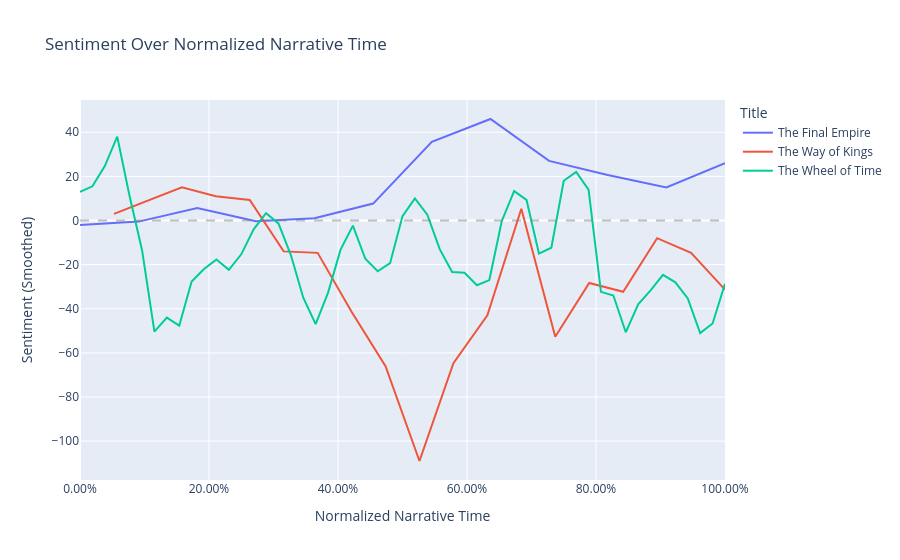

Notebook source saved alongside this figure:
### Markdown cell above
# Plotting sentiment over narrative time

### Code cell
plot_df = DOC_SENT.reset_index()
plot_df['max_chapter'] = plot_df.groupby('title')['chapter_id'].transform(max)
plot_df['book_progress'] = plot_df['chapter_id'] / plot_df['max_chapter'].replace(0, 1)

books_to_plot = ['The Wheel of Time', 'The Way of Kings', 'The Final Empire']

plot_df['smoothed_sentiment'] = plot_df.groupby('title')['sentiment'].transform(lambda x: x.rolling(window=3, min_periods=1).mean())

subset_df  = plot_df[plot_df['title'].isin(books_to_plot)].copy()

fig = px.line(
    subset_df,
    x='book_progress',
    y='smoothed_sentiment',
    color='title',
    title='Sentiment Over Normalized Narrative Time',
    labels={
        'book_progress': 'Normalized Narrative Time',
        'smoothed_sentiment': 'Sentiment (Smoothed)',
        'title': 'Title'
    }
)
fig.add_hline(y=0, line_dash='dash', line_color='gray', opacity=0.5)
fig.update_layout(
    xaxis_title='Normalized Narrative Time',
    yaxis_title='Sentiment (Smoothed)',
    legend_title='Title',
    xaxis_tickformat='.2%'
)
fig.show()
fig.write_image(directory_path + '/Output/SentimentOverTime.png')

### Figure 1 — Plotly figure (JSON) as saved in the notebook; plotly's stock layout.template omitted (floating-point values rounded to 4 significant figures)
{"data": [{"hovertemplate": "Title=The Final Empire<br>Normalized Narrative Time=%{x}<br>Sentiment (Smoothed)=%{y}<extra></extra>", "legendgroup": "The Final Empire", "line": {"color": "#636efa", "dash": "solid"}, "marker": {"symbol": "circle"}, "mode": "lines", "name": "The Final Empire", "orientation": "v", "showlegend": true, "type": "scatter", "x": [0.0, 0.09091, 0.1818, 0.2727, 0.3636, 0.4545, 0.5455, 0.6364, 0.7273, 0.8182, 0.9091, 1.0], "xaxis": "x", "y": [-2.0, -0.5, 5.667, -0.3333, 1.0, 7.667, 35.67, 46.0, 27.0, 20.67, 15.0, 26.0], "yaxis": "y"}, {"hovertemplate": "Title=The Way of Kings<br>Normalized Narrative Time=%{x}<br>Sentiment (Smoothed)=%{y}<extra></extra>", "legendgroup": "The Way of Kings", "line": {"color": "#EF553B", "dash": "solid"}, "marker": {"symbol": "circle"}, "mode": "lines", "name": "The Way of Kings", "orientation": "v", "showlegend": true, "type": "scatter", "x": [0.05263, 0.1579, 0.2105, 0.2632, 0.3158, 0.3684, 0.4211, 0.4737, 0.5263, 0.5789, 0.6316, 0.6842, 0.7368, 0.7895, 0.8421, 0.8947, 0.9474, 1.0], "xaxis": "x", "y": [3.0, 15.0, 11.0, 9.333, -14.0, -14.67, -41.33, -66.0, -109.0, -64.67, -43.0, 5.333, -52.67, -28.33, -32.33, -8.0, -14.67, -31.33], "yaxis": "y"}, {"hovertemplate": "Title=The Wheel of Time<br>Normalized Narrative Time=%{x}<br>Sentiment (Smoothed)=%{y}<extra></extra>", "legendgroup": "The Wheel of Time", "line": {"color": "#00cc96", "dash": "solid"}, "marker": {"symbol": "circle"}, "mode": "lines", "name": "The Wheel of Time", "orientation": "v", "showlegend": true, "type": "scatter", "x": [0.0, 0.01923, 0.03846, 0.05769, 0.07692, 0.09615, 0.1154, 0.1346, 0.1538, 0.1731, 0.1923, 0.2115, 0.2308, 0.25, 0.2692, 0.2885, 0.3077, 0.3269, 0.3462, 0.3654, 0.3846, 0.4038, 0.4231, 0.4423, 0.4615, 0.4808, 0.5, 0.5192, 0.5385, 0.5577, 0.5769, 0.5962, 0.6154, 0.6346, 0.6538, 0.6731, 0.6923, 0.7115, 0.7308, 0.75, 0.7692, 0.7885, 0.8077, 0.8269, 0.8462, 0.8654, 0.8846, 0.9038, 0.9231, 0.9423, 0.9615, 0.9808, 1.0], "xaxis": "x", "y": [13.0, 15.5, 24.67, 38.0, 11.0, -13.33, -50.33, -44.0, -47.67, -27.67, -22.0, -17.67, -22.33, -15.33, -4.0, 3.333, -1.333, -15.67, -35.0, -47.0, -32.67, -13.33, -2.333, -17.33, -23.0, -19.33, 2.0, 10.0, 2.667, -13.0, -23.33, -23.67, -29.33, -27.0, -0.3333, 13.33, 9.333, -15.0, -12.33, 18.0, 22.0, 14.0, -32.33, -34.0, -50.67, -38.0, -31.67, -24.67, -28.0, -35.33, -51.0, -46.67, -28.67], "yaxis": "y"}], "layout": {"legend": {"title": {"text": "Title"}, "tracegroupgap": 0}, "shapes": [{"line": {"color": "gray", "dash": "dash"}, "opacity": 0.5, "type": "line", "x0": 0, "x1": 1, "xref": "x domain", "y0": 0, "y1": 0, "yref": "y"}], "title": {"text": "Sentiment Over Normalized Narrative Time"}, "xaxis": {"anchor": "y", "domain": [0, 1], "tickformat": ".2%", "title": {"text": "Normalized Narrative Time"}}, "yaxis": {"anchor": "x", "domain": [0, 1], "title": {"text": "Sentiment (Smoothed)"}}}}
